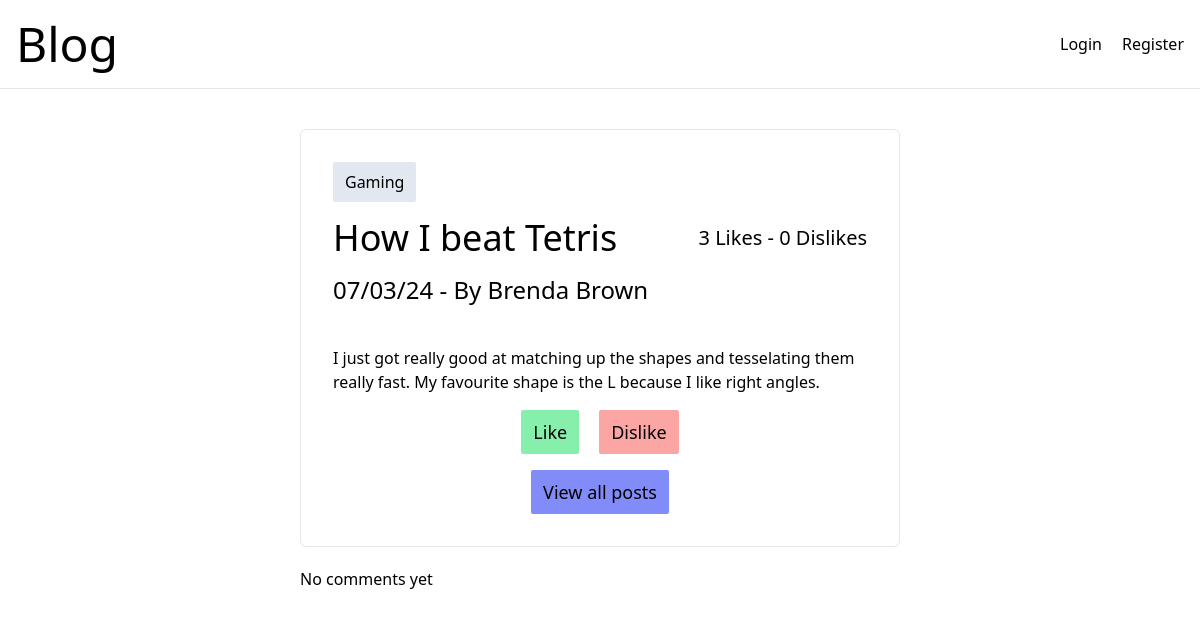
The app's page /singlePost.php?id=8 with its own data.
### tables this page shows
CREATE TABLE `blogposts` (
  `id` int(11) unsigned NOT NULL AUTO_INCREMENT,
  `title` varchar(500) NOT NULL,
  `content` longtext NOT NULL,
  `authorid` int(11) NOT NULL,
  `posttime` timestamp NOT NULL,
  `category` smallint(5) DEFAULT NULL,
  PRIMARY KEY (`id`)
);

CREATE TABLE `categories` (
  `id` int(11) unsigned NOT NULL AUTO_INCREMENT,
  `name` varchar(50) DEFAULT NULL,
  PRIMARY KEY (`id`)
);

CREATE TABLE `users` (
  `id` int(11) unsigned NOT NULL AUTO_INCREMENT,
  `username` varchar(250) NOT NULL,
  `email` varchar(500) NOT NULL,
  `password` varchar(1000) NOT NULL,
  PRIMARY KEY (`id`)
);

### src/Models/BlogModel.php (called while the page is built, shortened)
<?php
require_once 'src/Entities/Blog.php';
class BlogModel
{
    private PDO $db;
    public function __construct(PDO $db)
    {
        $this->db = $db;
    }
    public function getBlogById(int $id): Blog|false
    {
       $query = $this->db->prepare('SELECT `blogposts`.`id` AS "id",
       `blogposts`.`title` AS "title",
       `blogposts`.`content` AS "content",
       `blogposts`.`authorid` AS "authorid",
       `blogposts`.`posttime` AS "posttime",
       COUNT(`likes`.`id`) AS "total",
       SUM(`likes`.`value`) AS "likes",
       `categories`.`name` AS "category",
       `users`.`username`
        FROM `blogposts`
        LEFT JOIN `users`
        ON `blogposts`.`authorid` = `users`.`id`
        LEFT JOIN `likes`
        ON `blogposts`.`id`=`likes`.`blogid`
        LEFT JOIN `categories`
        ON `blogposts`.`category` = `categories`.`id`
        WHERE `blogposts`.`id` = :id');
        $query->execute([
            ':id' => $id
        ]);
        $data = $query->fetch();
        return $this->hydrateSingleBlog($data);
    }
    public function hydrateSingleBlog(array $data): Blog|false
    {
        $username = $data['username'] ?: 'Anonymous';
        $dislikes = $data['total']-$data['likes'];
        return new Blog($data['id'], $data['title'], $data['content'], $data['authorid'], $username, $data['posttime'], $data['category'],$data['likes'], $dislikes);
    }
}

### src/Entities/Blog.php (called while the page is built, shortened)
<?php
readonly class Blog
{
    public function __construct(int $id, string $title, string $content, ?int $authorId, string $username, string $postTime, ?string $category, int|null $likes, int|null $dislikes)
    {
        $this->title = $title;
        $this->content = $content;
        $this->username = $username;
        $this->postTime = gmdate("d/m/y", strtotime($postTime));
        $this->category = $category ?: '';
        $this->likes = $likes ?: 0;
        $this->dislikes = $dislikes ?: 0;
    }
}

### singlePost.php (the view, shortened to what this page needs)
<?php
require_once 'src/connectToDb.php';
require_once 'src/Models/BlogModel.php';
$db = connectToDb();
$blogModel = new BlogModel($db);
$blog = $blogModel->getBlogById($_GET['id']);
$commentModel = new CommentModel($db);
$comments = $commentModel->getAllComments($_GET['id']);
$blog = $blogModel->getBlogById($_GET['id']);
?>
<!DOCTYPE html>
<html lang="en">
<head>
    <script src="https://cdn.tailwindcss.com"></script>
</head>
<body class="selection:bg-teal-200">
<nav class="flex justify-between items-center py-5 px-4 mb-10 border-b border-solid">
    <a href="index.php"><h1 class="text-5xl">Blog</h1></a>
    <div class="flex gap-5">
        <?php echo isset($_SESSION['userid']) ?
            '<a href="addPost.php">Create Post</a><a href="logout.php">Logout</a>':
            '<a href="login.php">Login</a><a href="register.php">Register</a>'; ?>
    </div>
</nav>
<section class="container md:w-1/2 mx-auto">
    <article class="p-8 border border-solid rounded-md">
        <?php echo $blog->controversial ? '<span class="px-3 py-2 bg bg-rose-600 inline-block mb-4 rounded-sm">Controversial</span> ':'' ;
        echo strlen($blog->category)>1 ? '<span class="px-3 py-2 bg bg-slate-200 inline-block mb-4 rounded-sm">' . $blog->category . '</span>':'' ;?>
        <div class="flex justify-between items-center flex-col md:flex-row mb-4">
            <h2 class="text-4xl"><?php echo $blog->title; ?></h2>
            <span class="text-xl"><?php echo $blog->likes . ' Likes - ' . $blog->dislikes . ' Dislikes' ?></span>
        </div>
        <p class="text-2xl mb-10"><?php echo $blog->postTime . ' - By ' . $blog->username; ?></p>
        <p><?php echo $blog->content ?></p>
        <div class="flex justify-center gap-5">
            <a class="px-3 py-2 mt-4 text-lg bg-green-300 hover:bg-green-400 hover:text-white transition inline-block rounded-sm" href="<?php echo isset($_SESSION['userid']) ? '?id=' . $_GET['id'] . '&click=Like' : 'login.php'; ?>">Like</a>
            <a class="px-3 py-2 mt-4 text-lg bg-red-300 hover:bg-red-400 hover:text-white transition inline-block rounded-sm" href="<?php echo isset($_SESSION['userid']) ? '?id=' . $_GET['id'] . '&click=Dislike' : 'login.php'; ?>">Dislike</a>
        </div>
        <div class="flex justify-center">
            <a class="px-3 py-2 mt-4 text-lg bg-indigo-400 hover:bg-indigo-700 hover:text-white transition inline-block rounded-sm" href="index.php">View all posts</a>
        </div>
    </article>
</section>
<section class="container md:w-1/2 mx-auto mt-5 mb-10">
    <?php endforeach;
    if (empty($comments)) : echo 'No comments yet';
    endif;
    ?>
</section>
</body>
</html>

### records on screen
blogposts: categories.name "Gaming", title "How I beat Tetris", posttime "07/03/24", authorid.username "Brenda Brown", content "I just got really good at matching up the shapes and tesselating them really fast. My favourite shape is the L because I like right angles."

### other values on screen
$blog->likes "3"
$blog->dislikes "0"
